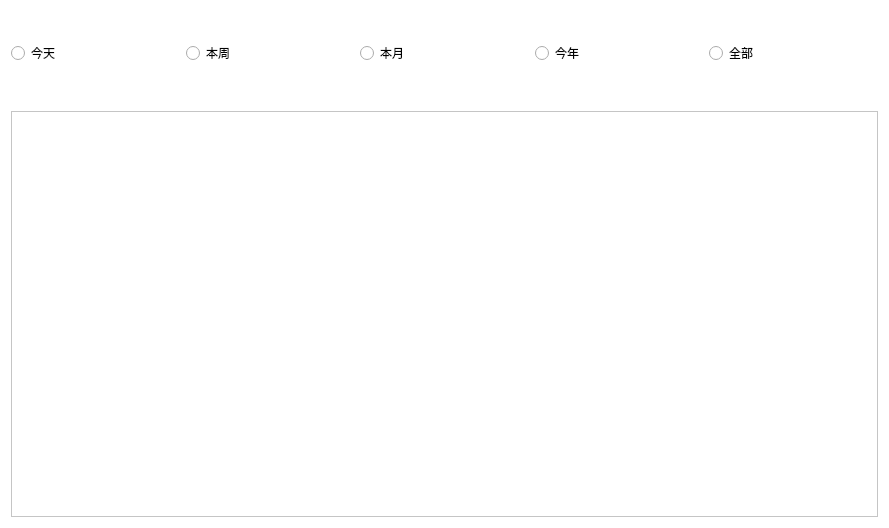
<?xml version="1.0" encoding="UTF-8"?>
<ui version="4.0">
 <class>SendMedicineBtn</class>
 <widget class="QWidget" name="SendMedicineBtn">
  <property name="geometry">
   <rect>
    <x>0</x>
    <y>0</y>
    <width>889</width>
    <height>528</height>
   </rect>
  </property>
  <property name="windowTitle">
   <string>Form</string>
  </property>
  <property name="styleSheet">
   <string notr="true">background-color: rgb(255, 255, 255);</string>
  </property>
  <layout class="QHBoxLayout" name="horizontalLayout_2">
   <item>
    <layout class="QVBoxLayout" name="verticalLayout" stretch="1,1,0,6">
     <item>
      <spacer name="verticalSpacer">
       <property name="orientation">
        <enum>Qt::Vertical</enum>
       </property>
       <property name="sizeType">
        <enum>QSizePolicy::Fixed</enum>
       </property>
       <property name="sizeHint" stdset="0">
        <size>
         <width>20</width>
         <height>30</height>
        </size>
       </property>
      </spacer>
     </item>
     <item>
      <layout class="QHBoxLayout" name="horizontalLayout">
       <property name="sizeConstraint">
        <enum>QLayout::SetFixedSize</enum>
       </property>
       <item>
        <widget class="QRadioButton" name="radioButton">
         <property name="text">
          <string>今天</string>
         </property>
        </widget>
       </item>
       <item>
        <widget class="QRadioButton" name="radioButton_2">
         <property name="text">
          <string>本周</string>
         </property>
        </widget>
       </item>
       <item>
        <widget class="QRadioButton" name="radioButton_5">
         <property name="text">
          <string>本月</string>
         </property>
        </widget>
       </item>
       <item>
        <widget class="QRadioButton" name="radioButton_3">
         <property name="text">
          <string>今年</string>
         </property>
        </widget>
       </item>
       <item>
        <widget class="QRadioButton" name="radioButton_4">
         <property name="text">
          <string>全部</string>
         </property>
        </widget>
       </item>
      </layout>
     </item>
     <item>
      <spacer name="verticalSpacer_2">
       <property name="orientation">
        <enum>Qt::Vertical</enum>
       </property>
       <property name="sizeHint" stdset="0">
        <size>
         <width>20</width>
         <height>40</height>
        </size>
       </property>
      </spacer>
     </item>
     <item>
      <widget class="QListWidget" name="listWidget"/>
     </item>
    </layout>
   </item>
  </layout>
 </widget>
 <resources/>
 <connections/>
</ui>
